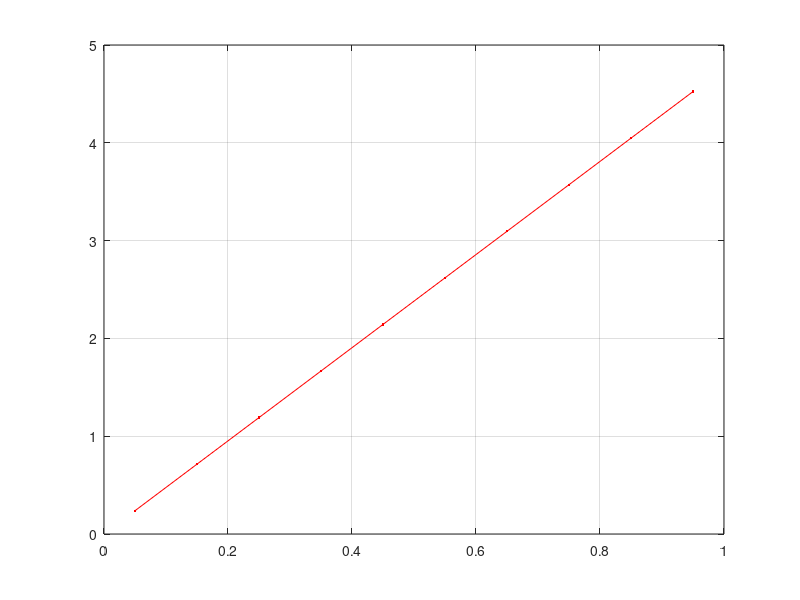

Recreate this plot in MATLAB.
clc
clear all
close all

L=1;
N=10;
K = 200;
H = 10;

Tdg = 0;
Tad = 100;

w = L/N*ones(1, N);
    
% centres des cellules
x = zeros(1, N);
width = w(1);
x(1)=w(1)/2;
for i=2:N
    x(i) = x(i-1)+w(i);
end

A = sparse(N, N);
b = zeros(N, 1);
for i=2:N-1
    A(i, i-1) = -K/(x(i)-x(i-1));
    A(i, i  ) = +K/(x(i)-x(i-1))+K/(x(i+1)-x(i));
    A(i, i+1) = -K/(x(i+1)-x(i));
end

A(1, 1) =  2*K/w(1)+K/(x(2)-x(1));
A(1, 2) = -K/(x(2)-x(1));
b(1) = 2*K/w(1)*Tdg;

A(N, N  ) =  H*2*K/(2*K+H*w(N))+K/(x(N)-x(N-1));
A(N, N-1) = -K/(x(N)-x(N-1));
b(N) = H*2*K/(2*K+H*w(N))*Tad;

T = A\b;
plot(x, T, 'r.-')
grid on

TL = (H*Tad+K/L*Tdg)/(K/L+H)
